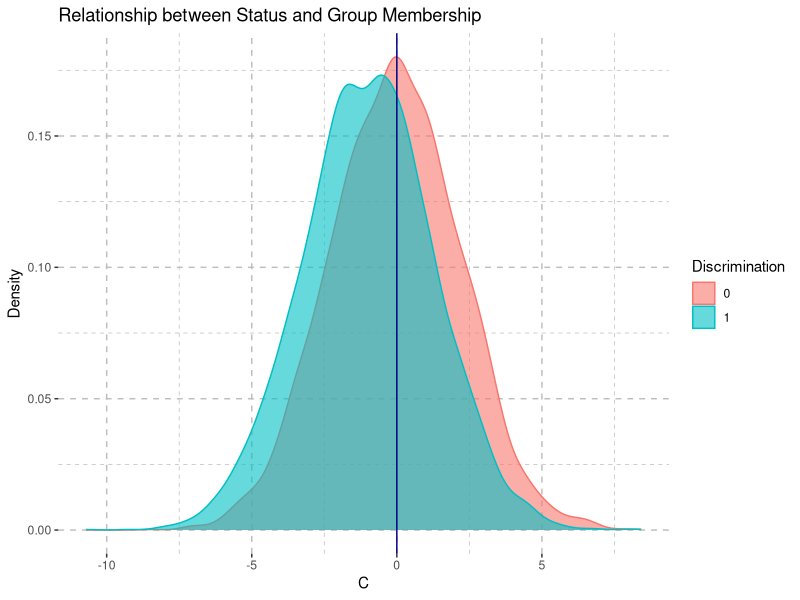
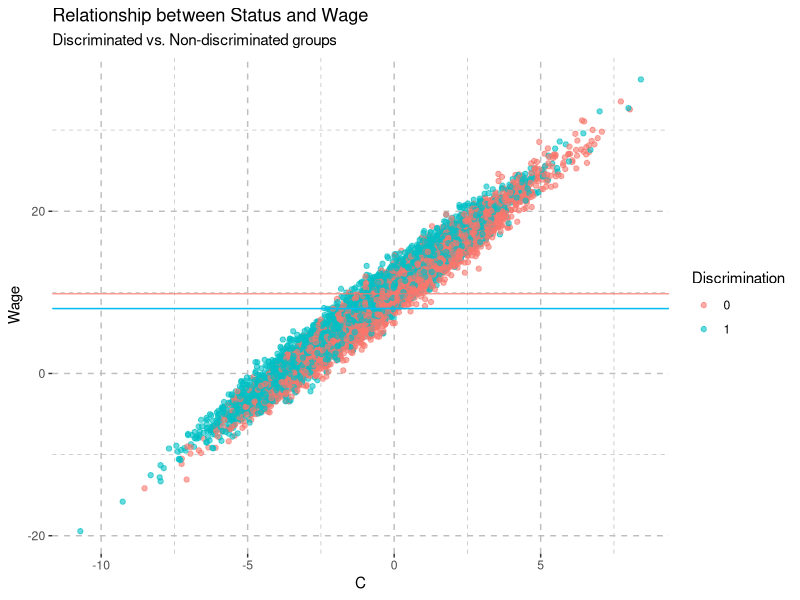
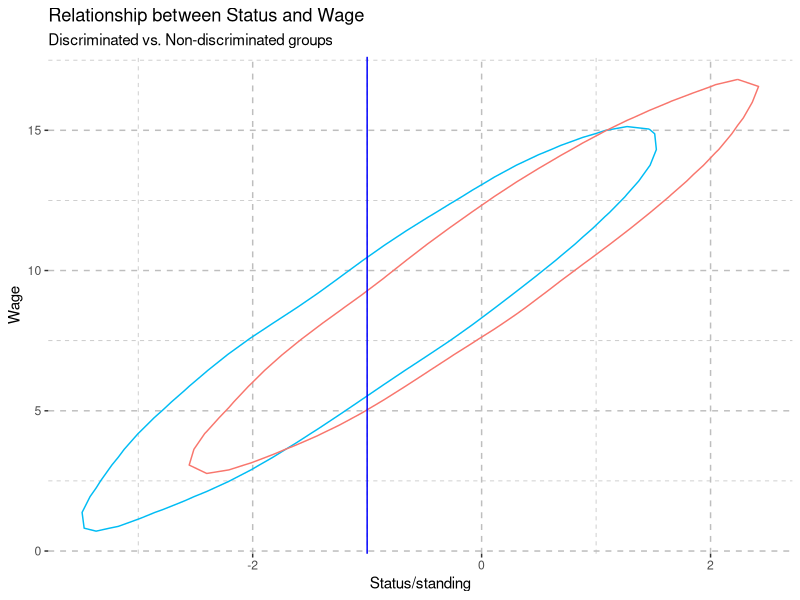

The R source for these figures, in order:
## ---- chunk 1
knitr::opts_chunk$set(echo = TRUE)
knitr::opts_chunk$set(cache = TRUE)
library(tidyverse)
## ---- chunk 2
a_c = 0 # "status" intercept
a_w = 10 # wage intercept
sd_c = 1 # "randomness" alt. role of luck in status
b_disc = 1 # parameter governing discrimination penalty (0-1)
b_c_disc = -1 # discrimination hurts your status
b_c_ability = 2 # natural ability determines status
b_w_c = 2 # status leads ot higher wages
b_w_ability = 2 # talent pays off 

D = rbinom(10000 , 1 , 0.5) # half the population is subject to discrimination in this example
ability = rnorm(10000) # ability independent of any variable or model parameter
discrimination = b_disc*D # targets of discrimination

# DGP equations

C = a_c + b_c_disc*discrimination + b_c_ability*ability + rnorm(10000, mean = 0 , sd = sd_c) # top eqn above
wage = a_w + b_w_c*C + b_w_ability*ability + rnorm(10000)  # bottom eqn above
plot_df = bind_cols( C = C , wage = wage , ability = ability , D = discrimination)
## ---- chunk 3
true_wage = lm(wage ~ C + ability ) # God regression

summary(true_wage)

## ---- chunk 4
ecms_wage = lm(wage ~ discrimination ) # non-Godly regression

summary(ecms_wage)
## ---- chunk 5
ecms_wage_bad = lm(wage ~ discrimination + C) 

summary(ecms_wage_bad)
## ---- chunk 6
chris_theme =  theme( panel.background = element_rect( fill = 'white' ) , 
                      panel.grid = element_line( linetype = 2 , 
                                                 color = 'grey'))

h = ggplot( data = plot_df ,
            aes(x = C , 
                color = as.factor(D) ,
                fill = as.factor(D)
            ) 
)

h + geom_density(alpha = 0.6) + 
  labs(title = "Relationship between Status and Group Membership" ,
       color = "Discrimination" , 
       fill = "Discrimination" ,
       x = "C" , 
       y = "Density"
  ) +
  geom_vline( xintercept = 0  ,
              color = "darkblue" ) + 
  chris_theme
## ---- chunk 7
g = ggplot( data = plot_df ,
            aes(x = C , 
                y = wage ,
                color = as.factor(D)
            ) 
) 

g + geom_point(alpha = 0.6) + 
  labs(title = "Relationship between Status and Wage" , 
       subtitle = "Discriminated vs. Non-discriminated groups",
       color = "Discrimination" ,
       x = "C" , 
       y = "Wage"
  ) +
  geom_hline(yintercept = mean(
    subset(
      plot_df , 
      plot_df$D==1
      )$wage , 
    alpha = 0.5
  ) , 
  color = '#00BCF4' ) + 
  geom_hline( yintercept = mean(
    subset(plot_df , 
    plot_df$D == 0 
    )$wage ) , 
    color = '#F8766D',
    alpha = 0.75 ) + 
chris_theme
## ---- chunk 8
p = ggplot()

p + geom_density_2d(data = plot_df %>% filter( D == 1) , 
            aes(x = C , 
                y = wage 
            ) ,
            color = '#00BCF4' ,
            bins = 2) + 
  geom_density_2d(data = plot_df %>% filter( D == 0) , 
             aes(x = C , 
                 y = wage 
             ) ,
             color = '#F8766D' , 
             bins = 2) +
  geom_vline( xintercept = -1 , 
              color = "blue") +
  labs(title = "Relationship between Status and Wage" , 
       subtitle = "Discriminated vs. Non-discriminated groups",
       color = "Discrimination" ,
       x = "Status/standing" , 
       y = "Wage"
  ) +
  theme( panel.background = element_rect( fill = 'white') , 
         panel.grid = element_line( linetype = 2 ,
                                    color = 'grey'))
